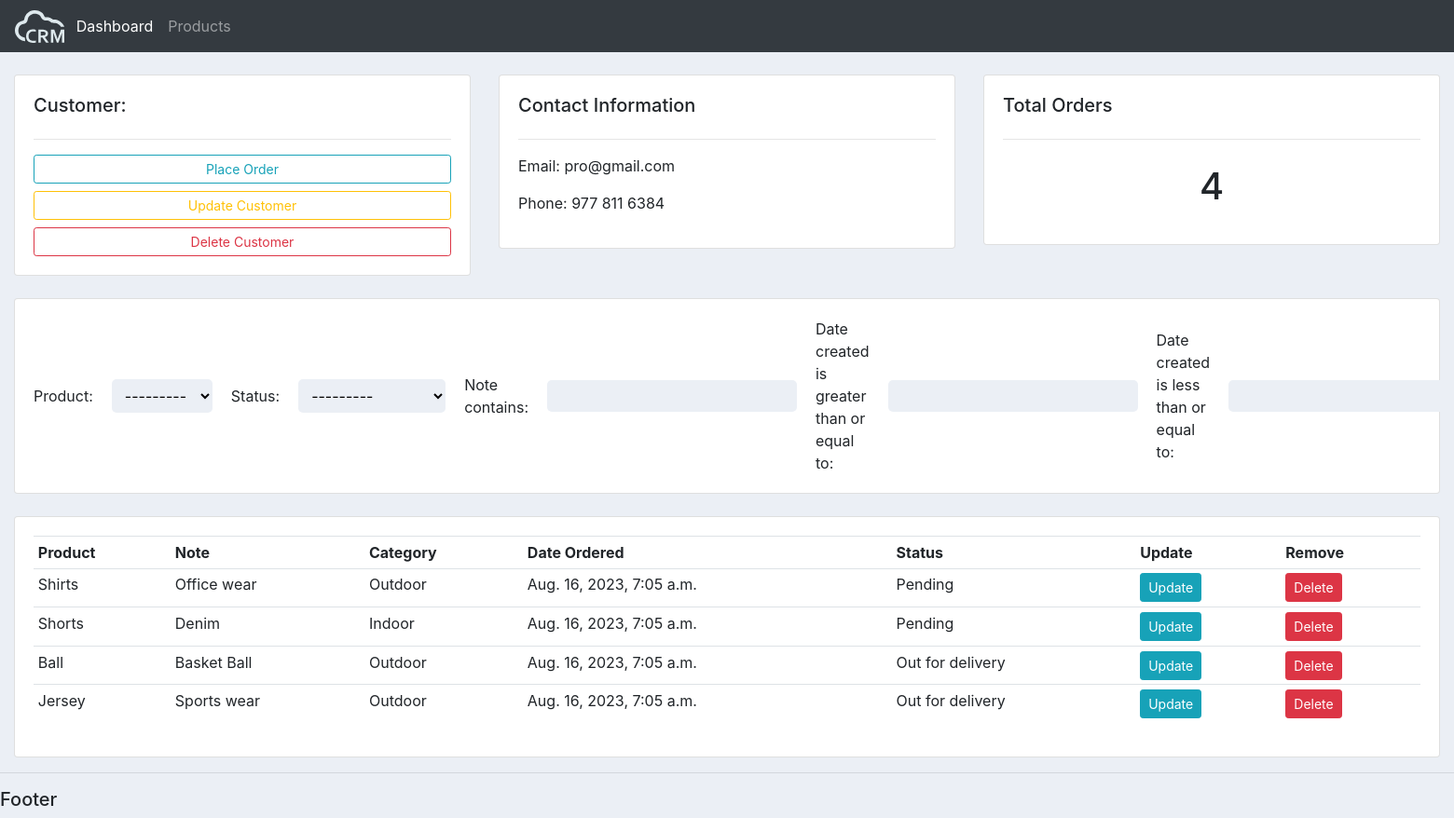
/customer/7/, run on the app's committed database.
### accounts/models.py (models this page shows, shortened)
class Customer(models.Model):
    name = models.CharField(max_length = 200, null = True)
    phone = models.CharField(max_length = 200, null = True)
    email = models.CharField(max_length = 200, null = True)
    date_created = models.DateTimeField(auto_now_add = True, null = True)

class Order(models.Model):
    STATUS = (
        ('Pending', 'Pending'),
        ('Out for delivery','Out for delivery'),
        ('Delivered', 'Delivered')
    )
    customer = models.ForeignKey(Customer, null=True, on_delete=models.SET_NULL)
    product = models.ForeignKey(Product, null=True, on_delete=models.SET_NULL)
    date_created = models.DateTimeField(auto_now_add = True, null = True)
    status = models.CharField(max_length = 200, null = True, choices=STATUS)
    note = models.CharField(max_length=200, null = True)

class Product(models.Model):
    CATEGORY = (
        ('Indoor', 'Indoor'),
        ('Outdoor', 'Outdoor')
    )
    name = models.CharField(max_length = 200, null = True)
    price = models.FloatField(null = True)
    category = models.CharField(max_length = 200, null = True, choices=CATEGORY)
    description = models.CharField(max_length = 200, null = True, blank=True)
    date_created = models.DateTimeField(auto_now_add = True, null = True)
    tags = models.ManyToManyField(Tag)
    def __str__(self) -> str:
        return self.name

### accounts/views.py (the view)
# urls.py: path('customer/<str:pk_test>/', views.customer, name="customer"),
def customer(request, pk_test):
    customer = Customer.objects.get(id=pk_test)
    orders = customer.order_set.all()
    order_count = orders.count()
    myFilter = OrderFilter(request.GET, queryset=orders)
    orders = myFilter.qs
    context = {'customer': customer, 'orders': orders, 'order_count': order_count, 'myFilter': myFilter}
    return render(request,'accounts/customer.html', context)

### accounts/templates/accounts/customer.html (shortened to what this page needs)
{% extends 'accounts/main.html' %}
{% block content %}
<br>
<div class="container-fluid">
    <div class="row">
        <div class="col-md">
            <div class="card card-body">
                <h5>Customer:</h5>
                <hr>
                <a href={% url 'create_order' customer.id %} class="btn btn-outline-info btn-sm btn-block">Place Order</a>
                <a href={% url 'update_customer' customer.id %} class="btn btn-outline-warning btn-sm btn-block">Update Customer</a>
                <a href={% url 'delete_customer' customer.id %} class="btn btn-outline-danger btn-sm btn-block">Delete Customer</a>
            </div>
        </div>
        <div class="col-md">
            <div class="card card-body">
                <h5>Contact Information</h5>
                <hr>
                <p>Email: {{customer.email}}</p>
                <p>Phone: {{customer.phone}}</p>
            </div>
        </div>
        <div class="col-md">
            <div class="card card-body">
                <h5>Total Orders</h5>
                <hr>
                <h1 style="text-align: center; padding: 10px;">{{order_count}}</h1>
            </div>
        </div>
    </div>
    <br>
    <div class="row">
        <div class="col">
            <div class="card card-body">
                <form action="" method="get">
                    {{myFilter.form}}
                </form>
            </div>
        </div>
    </div>
    <br>
    <div class="row">
        <div class="col-md">
            <div class="card card-body">
                <table class="table table-sm">
                    <tr>
                        <th>Product</th>
                        <th>Note</th>
                        <th>Category</th>
                        <th>Date Ordered</th>
                        <th>Status</th>
                        <th>Update</th>
                        <th>Remove</th>
                    </tr>
                    {% for order in orders %}
                    <tr>
                        <td>{{order.product}}</td>
                        <td>{{order.note}}</td>
                        <td>{{order.product.category}}</td>
                        <td>{{order.date_created}}</td>
                        <td>{{order.status}}</td>
                        <td><a class="btn btn-sm btn-info" href={% url 'update_order' order.id %}>Update</a></td>
                        <td><a class="btn btn-sm btn-danger" href={% url 'delete_order' order.id%}>Delete</a></td>
                    </tr>
                    {% endfor %}
                </table>
            </div>
        </div>
    </div>
</div>
{% endblock  %}

### static/css/main.css (style rules this page uses)
body { background-color: #ebeff5; }
input { border: none; }

### accounts/templates/accounts/main.html (style rules this page uses)
input { border: none; background: #ebeff5; padding: 5px 10px; border-radius: 5px; outline: none; }
select { word-wrap: normal; width: 200px; padding: 7px 10px; background-color: #ebeff5; border: none; outline: none; border-radius: 5px; }

### accounts/templates/accounts/customer.html (style rules this page uses)
form { display: flex; align-items: center; gap: 20px; }
label { display: inline-block; margin-bottom: 0; }

### data on the page
Customer: email "pro@gmail.com", phone "977 811 6384"
Order: product "Shirts", note "Office wear", product.category "Outdoor", date_created "Aug. 16, 2023, 7:05 a.m.", status "Pending"
Order: product "Shorts", note "Denim", product.category "Indoor", date_created "Aug. 16, 2023, 7:05 a.m.", status "Pending"
Order: product "Ball", note "Basket Ball", product.category "Outdoor", date_created "Aug. 16, 2023, 7:05 a.m.", status "Out for delivery"
Order: product "Jersey", note "Sports wear", product.category "Outdoor", date_created "Aug. 16, 2023, 7:05 a.m.", status "Out for delivery"

### other printed values
{{ order_count }} "4"
